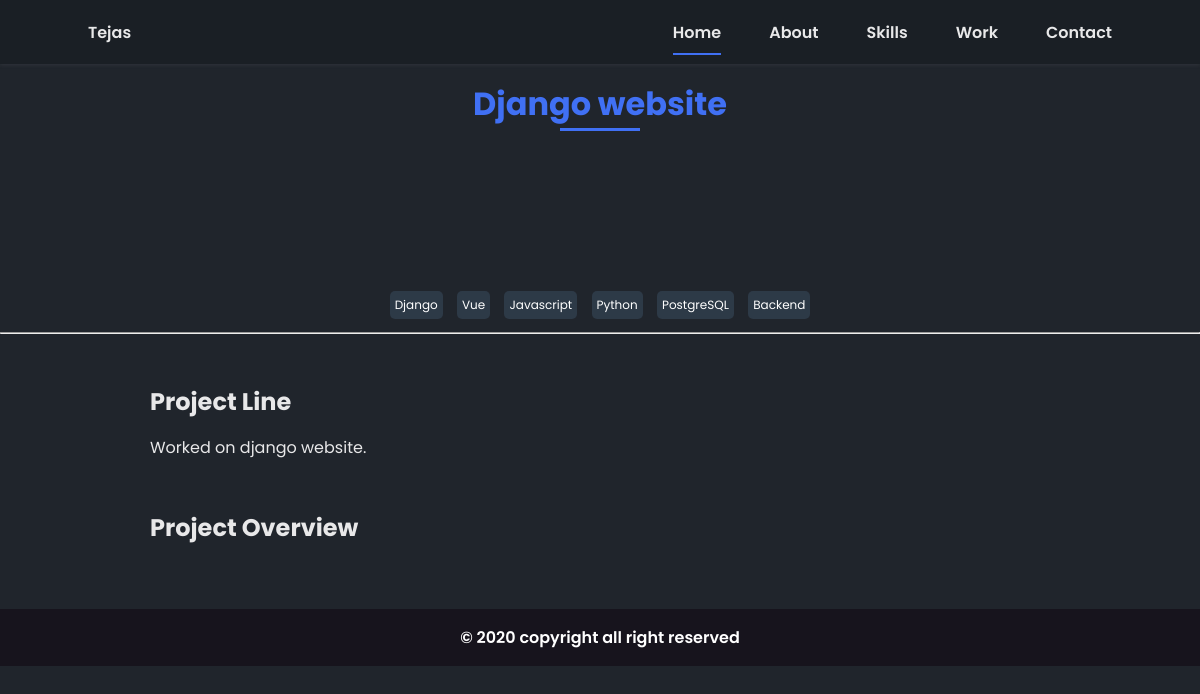
/post/1, run on an earlier commit of the app's database.
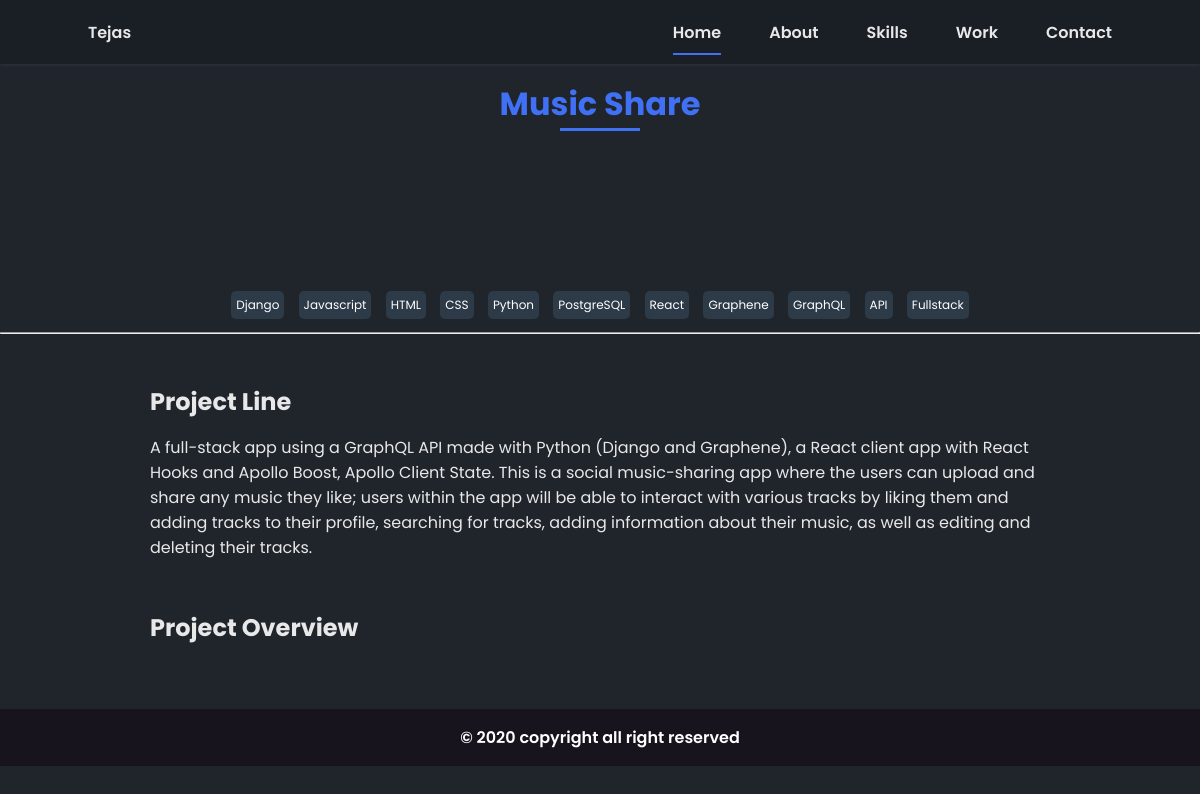
And on a later commit of the database.
### core/models.py (models this page shows, shortened)
class Post(models.Model):
    headline = models.CharField(max_length=200)
    created = models.DateTimeField(auto_now_add=True)
    active = models.BooleanField(default=False)
    featured = models.BooleanField(default=False)
    body = models.TextField(null=True, blank=True)
    url = models.URLField(default="https://google.com")
    tags = models.ManyToManyField(Tag, null=True, blank=True)
    overview = models.TextField(null=True, blank=True)
    github = models.URLField(default="https://google.com")

class Tag(models.Model):
	name = models.CharField(max_length=200)
	def __str__(self):
		return self.name

### core/views.py (the view)
# urls.py: path('post/<str:pk>', views.post, name="post")
def post(request, pk):
    post = Post.objects.get(pk=pk)
    context = {'post': post}
    return render(request, 'core/post.html', context)

### core/templates/core/post.html (shortened to what this page needs)
{% extends 'core/layout.html' %}
{% load static %}
{% block content %}
<section class="post section">
    <h2 class="section-title">{{post.headline}}</h2>
    <div class="post__container">
        <div class="post__img">
        </div>
        {% for tag in post.tags.all %}
                    <span class="tag-post">{{tag}}</span>
         {% endfor %}
        <hr>
        <div>
            <h2 class="post__subtitle">Project Line</h2>
            <p class="post__text">{{post.body}}</div>
        <div>
            <h2 class="post__subtitle">Project Overview</h2>
        </div>
    </div>
</section>
{% endblock content %}

What changed in the data, as far as the page shows it:
no longer on this page (row unchanged): Tag: name "Vue"
no longer on this page (row unchanged): Tag: name "Backend"
changed Post: headline "Django website" → "Music Share"; body "Worked on django website." → "A full-stack app using a GraphQL API made with Python (Django and Graphene), a React client app with React Hooks and Apollo Boost, Apollo Client State. This is a social music-sharing app where the users can upload and share any music they like; users within the app will be able to interact with various tracks by liking them and adding tracks to their profile, searching for tracks, adding information about their music, as well as editing and deleting their tracks."
now on this page (row unchanged): Tag: name "HTML"
now on this page (row unchanged): Tag: name "CSS"
added Tag: name "React"
added Tag: name "Graphene"
added Tag: name "GraphQL"
added Tag: name "API"
added Tag: name "Fullstack"
